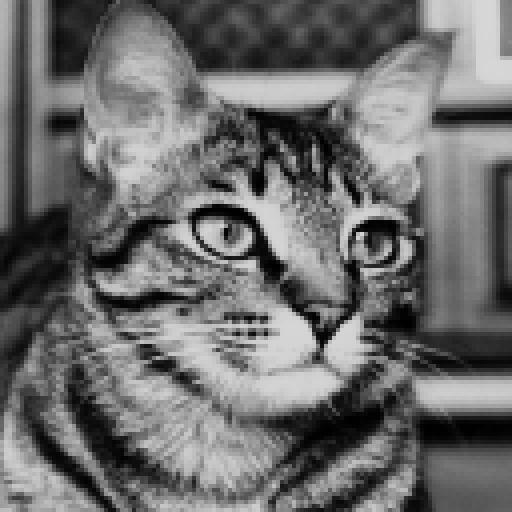
#> input picture question1/cat.jpg, 512 x 512 px
$ jupyter execute q1.ipynb
#> lines starting #> are read from the running program, lines starting #| are printed output that depends on the picture; after the words box and inside, x2 and y2 are one past the last pixel; in counts of white or black regions, pixels touching at a corner belong together
[cell 1]
import numpy as np
import matplotlib.pyplot as plt
import cv2

[cell 2]
img = cv2.imread("cat.jpg")
#> img is the input picture: shape (512, 512, 3); min 0, max 226, mean 108.4
grayImage = cv2.cvtColor(img, cv2.COLOR_BGR2GRAY)
plt.imshow(grayImage, cmap='gray')

print(img.shape)
#| (512, 512, 3)

[cell 3]
# saptial resulation by half operation
img1 = img.copy()
temp = []
for i in range(6):
    temp.append(img1)
    img1 = img1[::2, ::2]
#> this loop made 6 passes
#> pass 2, `img1 = img1[::2, ::2]`:
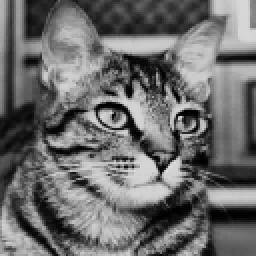
#> img1: shape (128, 128, 3) (shown 2 times larger); min 0, max 226, mean 108.4
#> pass 3, `img1 = img1[::2, ::2]`:
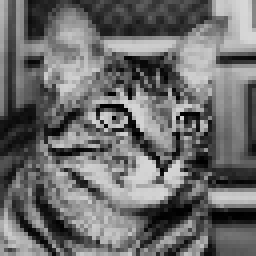
#> img1: shape (64, 64, 3) (shown 4 times larger); min 0, max 215, mean 108.2
#> after the loop, temp = 6 items


plt.figure(figsize=(10, 6))
for i in range(6):
    plt.title(f"{temp[i].shape[0]} x {temp[i].shape[1]}")
    plt.subplot(2, 3, i+1)
    plt.imshow(temp[i], cmap='gray')
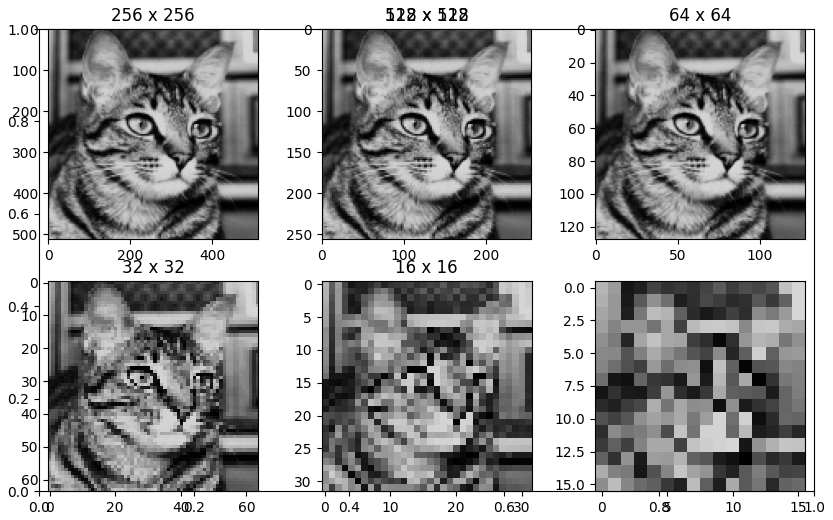
#> figure drawn by matplotlib, 6 panels

[cell 4]
# image historgram and thresholding

histogram = np.zeros(256, dtype = int)

for i in range(grayImage.shape[0]):
    for j in range(grayImage.shape[1]):
        histogram[grayImage[i][j]] += 1

threshold = grayImage.copy()
threshold[threshold < 100] = 0
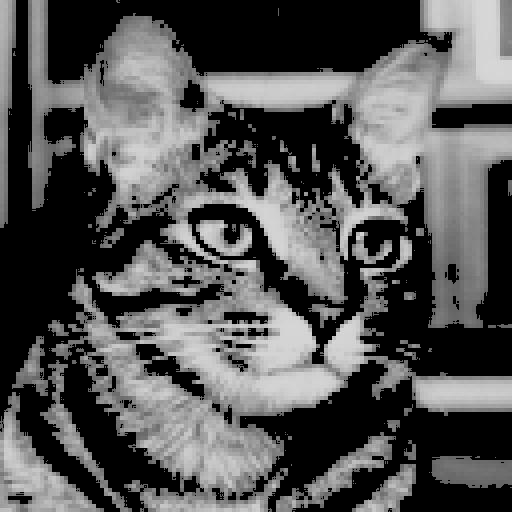
#> threshold: shape (512, 512); min 0, max 226, mean 84.7
threshold[threshold >= 100] = 255
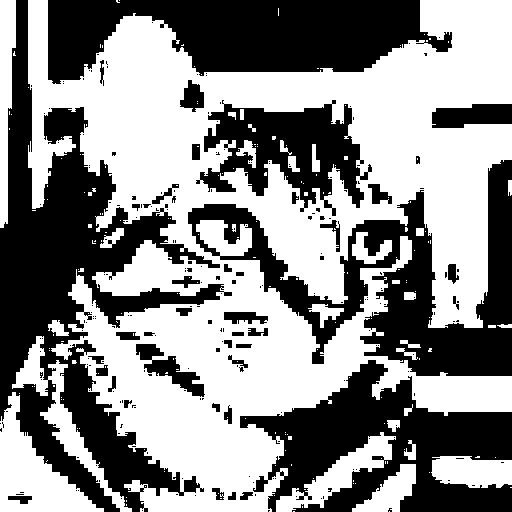
#> threshold: shape (512, 512); 54.7% white; 237 black regions (196 under 20 px), largest, box (x1, y1, x2, y2) and area: (0, 0, 232, 512) 36951, (48, 0, 452, 84) 22213, (188, 160, 512, 376) 22095

plt.figure(figsize=(8, 6))
plt.subplot(1, 2, 1)
plt.bar(range(256), histogram, color='gray')


plt.subplot(1, 2, 2)
plt.axis('off')
plt.title("thresholding")
plt.imshow(threshold, cmap='gray')
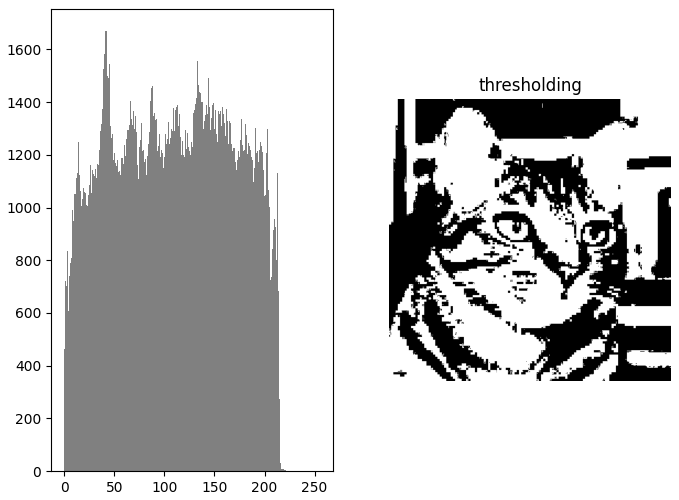
#> figure drawn by matplotlib, 2 panels

$ run again, with question1/image.jpeg copied over question1/cat.jpg
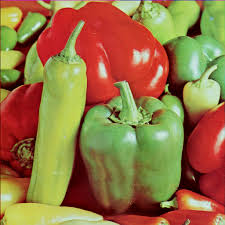
#> input picture question1/image.jpeg, 225 x 225 px
#> img is the input picture: shape (225, 225, 3); mean B, G, R 67, 116, 149.9
#| (225, 225, 3)
#> after the loop `for i in range(6):`: temp = 6 items
#> `threshold[threshold >= 100] = 255`:
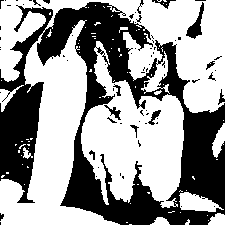
#> threshold: shape (225, 225); 60.6% white; 72 black regions (59 under 20 px), largest, box (x1, y1, x2, y2) and area: (0, 2, 225, 225) 18955, (186, 2, 204, 39) 247, (104, 105, 121, 120) 85
#> `[cell 4] # image historgram and thresholding  histogram = np.zeros(256..`:
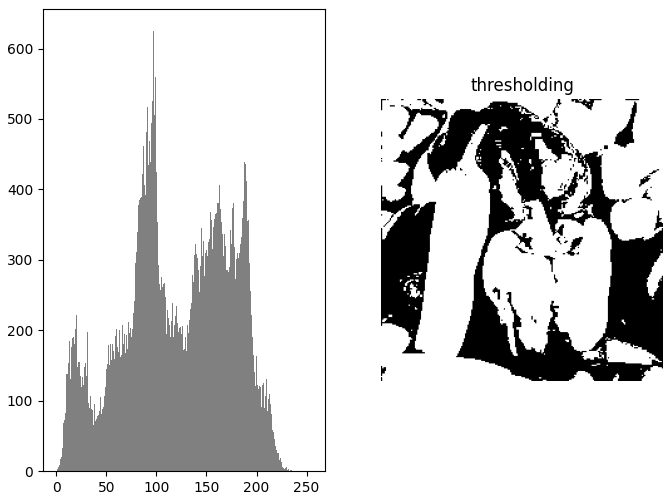
#> figure drawn by matplotlib, 2 panels; panel 1: tallest bar 625 high, from x = 96.6 to 97.4
